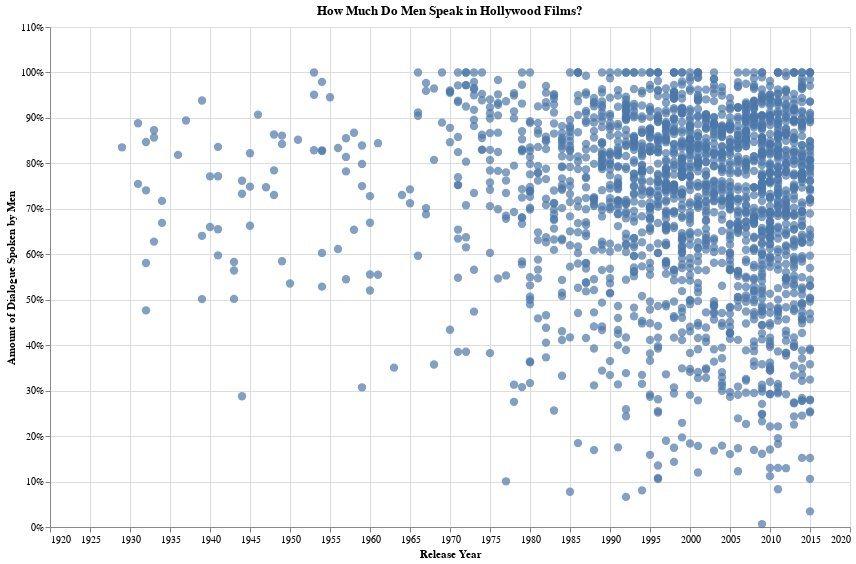

The notebook cell this image was saved under:
### Markdown cell above
### Plot our visualization

### Code cell
# Create a static altair chart.
chart = alt.Chart(men_dialogue_df, title='How Much Do Men Speak in Hollywood Films?').mark_circle(size=70).encode(
   alt.X('year:Q', axis=alt.Axis(format='', title='Release Year'),
        scale=alt.Scale(domain=(1920, 2020))
    ),
    alt.Y('proportion_of_dialogue', axis=alt.Axis(format='%', title='Amount of Dialogue Spoken by Men'))
).properties(width=800, height=500)
chart
# To plot our chart with a simple linear regression plotted on top in red, uncomment the line below
# chart + chart.transform_regression('year', 'proportion_of_dialogue').mark_line(color="red")

# To plot a simple polynomila regression,uncomment the line below
# chart + chart.transform_regression('year', 'proportion_of_dialogue', method='poly').mark_line(color="red")

### Figure 1 — Vega-Lite specification as saved in the notebook (floating-point values rounded to 4 significant figures; data arrays with more than 128 entries replaced by an {"elided": "..."} marker saying what was removed)
{"config": {"view": {"continuousWidth": 400, "continuousHeight": 300}}, "data": {"name": "data-c8b633a47ef6929919197004198cd2d5"}, "mark": {"type": "circle", "size": 70}, "encoding": {"x": {"type": "quantitative", "axis": {"format": "", "title": "Release Year"}, "field": "year", "scale": {"domain": [1920, 2020]}}, "y": {"type": "quantitative", "axis": {"format": "%", "title": "Amount of Dialogue Spoken by Men"}, "field": "proportion_of_dialogue"}}, "height": 500, "title": "How Much Do Men Speak in Hollywood Films?", "width": 800, "$schema": "https://vega.github.io/schema/vega-lite/v4.8.1.json", "datasets": {"data-c8b633a47ef6929919197004198cd2d5": {"elided": "1998 records"}}}
